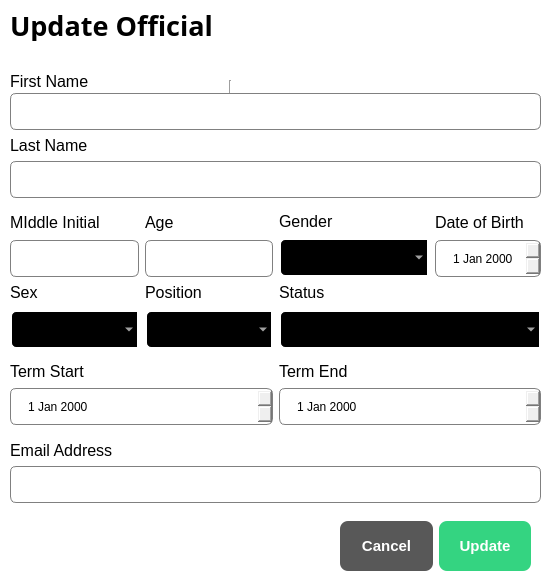
<?xml version="1.0" encoding="UTF-8"?>
<ui version="4.0">
 <class>Dialog</class>
 <widget class="QDialog" name="Dialog">
  <property name="geometry">
   <rect>
    <x>0</x>
    <y>0</y>
    <width>548</width>
    <height>583</height>
   </rect>
  </property>
  <property name="windowTitle">
   <string>Dialog</string>
  </property>
  <property name="styleSheet">
   <string notr="true">QDialog{
 
background-color:white;

}

QLineEdit{

border: 1px solid gray;
border-radius:6px;
padding-left: 15px;
height: 35px;
}

QDateEdit{ 
border: 1px solid gray;
border-radius:6px;
padding-left: 15px;
height: 35px;
}

QComboBox{ 
border: 2px solid white;
border-radius:6px;
padding-left: 1px 18px 1px 3px;
height: 35px;
background-color:black;
color:white;
padding-left:15px;
selection-background-color: #298089;
}</string>
  </property>
  <widget class="QWidget" name="layoutWidget">
   <property name="geometry">
    <rect>
     <x>10</x>
     <y>280</y>
     <width>531</width>
     <height>69</height>
    </rect>
   </property>
   <layout class="QHBoxLayout" name="horizontalLayout_2">
    <item>
     <layout class="QHBoxLayout" name="horizontalLayout_5">
      <item>
       <layout class="QVBoxLayout" name="verticalLayout_16">
        <item>
         <widget class="QLabel" name="label_16">
          <property name="font">
           <font>
            <family>Arial</family>
            <pointsize>12</pointsize>
           </font>
          </property>
          <property name="text">
           <string>Sex</string>
          </property>
         </widget>
        </item>
        <item>
         <widget class="QComboBox" name="update_sex_official_set">
          <item>
           <property name="text">
            <string/>
           </property>
          </item>
          <item>
           <property name="text">
            <string>Male</string>
           </property>
          </item>
          <item>
           <property name="text">
            <string>Female</string>
           </property>
          </item>
         </widget>
        </item>
       </layout>
      </item>
      <item>
       <layout class="QVBoxLayout" name="verticalLayout_17">
        <item>
         <widget class="QLabel" name="label_17">
          <property name="font">
           <font>
            <family>Arial</family>
            <pointsize>12</pointsize>
           </font>
          </property>
          <property name="text">
           <string>Position</string>
          </property>
         </widget>
        </item>
        <item>
         <widget class="QComboBox" name="update_pos_official_set">
          <property name="styleSheet">
           <string notr="true"/>
          </property>
          <item>
           <property name="text">
            <string/>
           </property>
          </item>
          <item>
           <property name="text">
            <string>Captain</string>
           </property>
          </item>
          <item>
           <property name="text">
            <string>Councilor</string>
           </property>
          </item>
          <item>
           <property name="text">
            <string>Kagawad</string>
           </property>
          </item>
          <item>
           <property name="text">
            <string>Sk Kagawad</string>
           </property>
          </item>
          <item>
           <property name="text">
            <string>Tanod</string>
           </property>
          </item>
         </widget>
        </item>
       </layout>
      </item>
     </layout>
    </item>
    <item>
     <layout class="QVBoxLayout" name="verticalLayout_20">
      <item>
       <widget class="QLabel" name="label_20">
        <property name="font">
         <font>
          <family>Arial</family>
          <pointsize>12</pointsize>
         </font>
        </property>
        <property name="text">
         <string>Status</string>
        </property>
       </widget>
      </item>
      <item>
       <widget class="QComboBox" name="update_status_official_set">
        <item>
         <property name="text">
          <string/>
         </property>
        </item>
        <item>
         <property name="text">
          <string>Male</string>
         </property>
        </item>
        <item>
         <property name="text">
          <string>Female</string>
         </property>
        </item>
       </widget>
      </item>
     </layout>
    </item>
   </layout>
  </widget>
  <widget class="QWidget" name="layoutWidget_2">
   <property name="geometry">
    <rect>
     <x>10</x>
     <y>210</y>
     <width>531</width>
     <height>67</height>
    </rect>
   </property>
   <layout class="QHBoxLayout" name="horizontalLayout">
    <item>
     <layout class="QVBoxLayout" name="verticalLayout_18">
      <item>
       <widget class="QLabel" name="label_18">
        <property name="font">
         <font>
          <family>Arial</family>
          <pointsize>12</pointsize>
         </font>
        </property>
        <property name="text">
         <string>MIddle Initial</string>
        </property>
       </widget>
      </item>
      <item>
       <widget class="QLineEdit" name="update_mid_official"/>
      </item>
     </layout>
    </item>
    <item>
     <layout class="QVBoxLayout" name="verticalLayout_9">
      <item>
       <widget class="QLabel" name="label_10">
        <property name="font">
         <font>
          <family>Arial</family>
          <pointsize>12</pointsize>
         </font>
        </property>
        <property name="text">
         <string>Age</string>
        </property>
       </widget>
      </item>
      <item>
       <widget class="QLineEdit" name="update_age_official"/>
      </item>
     </layout>
    </item>
    <item>
     <layout class="QVBoxLayout" name="verticalLayout_5">
      <item>
       <widget class="QLabel" name="label_6">
        <property name="font">
         <font>
          <family>Arial</family>
          <pointsize>12</pointsize>
         </font>
        </property>
        <property name="text">
         <string>Gender</string>
        </property>
       </widget>
      </item>
      <item>
       <widget class="QComboBox" name="gender_comboBox">
        <property name="minimumSize">
         <size>
          <width>150</width>
          <height>0</height>
         </size>
        </property>
        <item>
         <property name="text">
          <string/>
         </property>
        </item>
        <item>
         <property name="text">
          <string>Male</string>
         </property>
        </item>
        <item>
         <property name="text">
          <string>Female</string>
         </property>
        </item>
       </widget>
      </item>
     </layout>
    </item>
    <item>
     <layout class="QVBoxLayout" name="verticalLayout_10">
      <item>
       <widget class="QLabel" name="label_11">
        <property name="font">
         <font>
          <family>Arial</family>
          <pointsize>12</pointsize>
         </font>
        </property>
        <property name="text">
         <string>Date of Birth</string>
        </property>
       </widget>
      </item>
      <item>
       <widget class="QDateEdit" name="update_dob_official_set">
        <property name="minimumSize">
         <size>
          <width>100</width>
          <height>0</height>
         </size>
        </property>
       </widget>
      </item>
     </layout>
    </item>
   </layout>
  </widget>
  <widget class="QWidget" name="layoutWidget_8">
   <property name="geometry">
    <rect>
     <x>340</x>
     <y>520</y>
     <width>191</width>
     <height>52</height>
    </rect>
   </property>
   <layout class="QHBoxLayout" name="horizontalLayout_6">
    <item>
     <widget class="QPushButton" name="btn_cancel_update">
      <property name="minimumSize">
       <size>
        <width>0</width>
        <height>50</height>
       </size>
      </property>
      <property name="baseSize">
       <size>
        <width>0</width>
        <height>50</height>
       </size>
      </property>
      <property name="styleSheet">
       <string notr="true">QPushButton{
 background-color: #585858;
 color:white;
border:none;
border-radius:8px;
font-weight: bold;
font-size: 15px;
}</string>
      </property>
      <property name="text">
       <string>Cancel</string>
      </property>
      <property name="checkable">
       <bool>true</bool>
      </property>
      <property name="autoExclusive">
       <bool>true</bool>
      </property>
     </widget>
    </item>
    <item>
     <widget class="QPushButton" name="btn_update_official">
      <property name="minimumSize">
       <size>
        <width>0</width>
        <height>50</height>
       </size>
      </property>
      <property name="baseSize">
       <size>
        <width>0</width>
        <height>50</height>
       </size>
      </property>
      <property name="styleSheet">
       <string notr="true">QPushButton{
 background-color: #34D481;
 color:white;
border:none;
border-radius:8px;
font-weight: bold;
font-size: 15px;
}</string>
      </property>
      <property name="text">
       <string>Update</string>
      </property>
      <property name="checkable">
       <bool>true</bool>
      </property>
      <property name="autoExclusive">
       <bool>true</bool>
      </property>
     </widget>
    </item>
   </layout>
  </widget>
  <widget class="QLabel" name="label_12">
   <property name="geometry">
    <rect>
     <x>10</x>
     <y>10</y>
     <width>261</width>
     <height>31</height>
    </rect>
   </property>
   <property name="font">
    <font>
     <family>Arial Rounded MT</family>
     <pointsize>20</pointsize>
     <weight>75</weight>
     <bold>true</bold>
    </font>
   </property>
   <property name="text">
    <string>Update Official</string>
   </property>
  </widget>
  <widget class="QWidget" name="layoutWidget_3">
   <property name="geometry">
    <rect>
     <x>10</x>
     <y>440</y>
     <width>531</width>
     <height>63</height>
    </rect>
   </property>
   <layout class="QVBoxLayout" name="verticalLayout_22">
    <item>
     <widget class="QLabel" name="label_22">
      <property name="font">
       <font>
        <family>Arial</family>
        <pointsize>12</pointsize>
       </font>
      </property>
      <property name="text">
       <string>Email Address</string>
      </property>
     </widget>
    </item>
    <item>
     <widget class="QLineEdit" name="update_email_official"/>
    </item>
   </layout>
  </widget>
  <widget class="Line" name="line_2">
   <property name="geometry">
    <rect>
     <x>-40</x>
     <y>80</y>
     <width>541</width>
     <height>21</height>
    </rect>
   </property>
   <property name="orientation">
    <enum>Qt::Vertical</enum>
   </property>
  </widget>
  <widget class="QWidget" name="layoutWidget_4">
   <property name="geometry">
    <rect>
     <x>10</x>
     <y>360</y>
     <width>531</width>
     <height>65</height>
    </rect>
   </property>
   <layout class="QHBoxLayout" name="horizontalLayout_3">
    <item>
     <layout class="QVBoxLayout" name="verticalLayout_7">
      <item>
       <widget class="QLabel" name="label_8">
        <property name="font">
         <font>
          <family>Arial</family>
          <pointsize>12</pointsize>
         </font>
        </property>
        <property name="text">
         <string>Term Start</string>
        </property>
       </widget>
      </item>
      <item>
       <widget class="QDateEdit" name="update_start_official"/>
      </item>
     </layout>
    </item>
    <item>
     <layout class="QVBoxLayout" name="verticalLayout_8">
      <item>
       <widget class="QLabel" name="label_9">
        <property name="font">
         <font>
          <family>Arial</family>
          <pointsize>12</pointsize>
         </font>
        </property>
        <property name="text">
         <string>Term End</string>
        </property>
       </widget>
      </item>
      <item>
       <widget class="QDateEdit" name="update_end_official"/>
      </item>
     </layout>
    </item>
   </layout>
  </widget>
  <widget class="QWidget" name="layoutWidget_5">
   <property name="geometry">
    <rect>
     <x>10</x>
     <y>70</y>
     <width>531</width>
     <height>128</height>
    </rect>
   </property>
   <layout class="QVBoxLayout" name="verticalLayout">
    <item>
     <layout class="QVBoxLayout" name="verticalLayout_13">
      <property name="spacing">
       <number>0</number>
      </property>
      <item>
       <widget class="QLabel" name="label_13">
        <property name="font">
         <font>
          <family>Arial</family>
          <pointsize>12</pointsize>
         </font>
        </property>
        <property name="text">
         <string>First Name</string>
        </property>
       </widget>
      </item>
      <item>
       <widget class="QLineEdit" name="update_fname_official"/>
      </item>
     </layout>
    </item>
    <item>
     <layout class="QVBoxLayout" name="verticalLayout_14">
      <item>
       <widget class="QLabel" name="label_14">
        <property name="font">
         <font>
          <family>Arial</family>
          <pointsize>12</pointsize>
         </font>
        </property>
        <property name="text">
         <string>Last Name</string>
        </property>
       </widget>
      </item>
      <item>
       <widget class="QLineEdit" name="update_lname_official"/>
      </item>
     </layout>
    </item>
   </layout>
  </widget>
 </widget>
 <resources/>
 <connections>
  <connection>
   <sender>btn_update_official</sender>
   <signal>toggled(bool)</signal>
   <receiver>Dialog</receiver>
   <slot>close()</slot>
   <hints>
    <hint type="sourcelabel">
     <x>481</x>
     <y>547</y>
    </hint>
    <hint type="destinationlabel">
     <x>491</x>
     <y>672</y>
    </hint>
   </hints>
  </connection>
  <connection>
   <sender>btn_cancel_update</sender>
   <signal>toggled(bool)</signal>
   <receiver>Dialog</receiver>
   <slot>close()</slot>
   <hints>
    <hint type="sourcelabel">
     <x>383</x>
     <y>549</y>
    </hint>
    <hint type="destinationlabel">
     <x>392</x>
     <y>656</y>
    </hint>
   </hints>
  </connection>
 </connections>
</ui>
